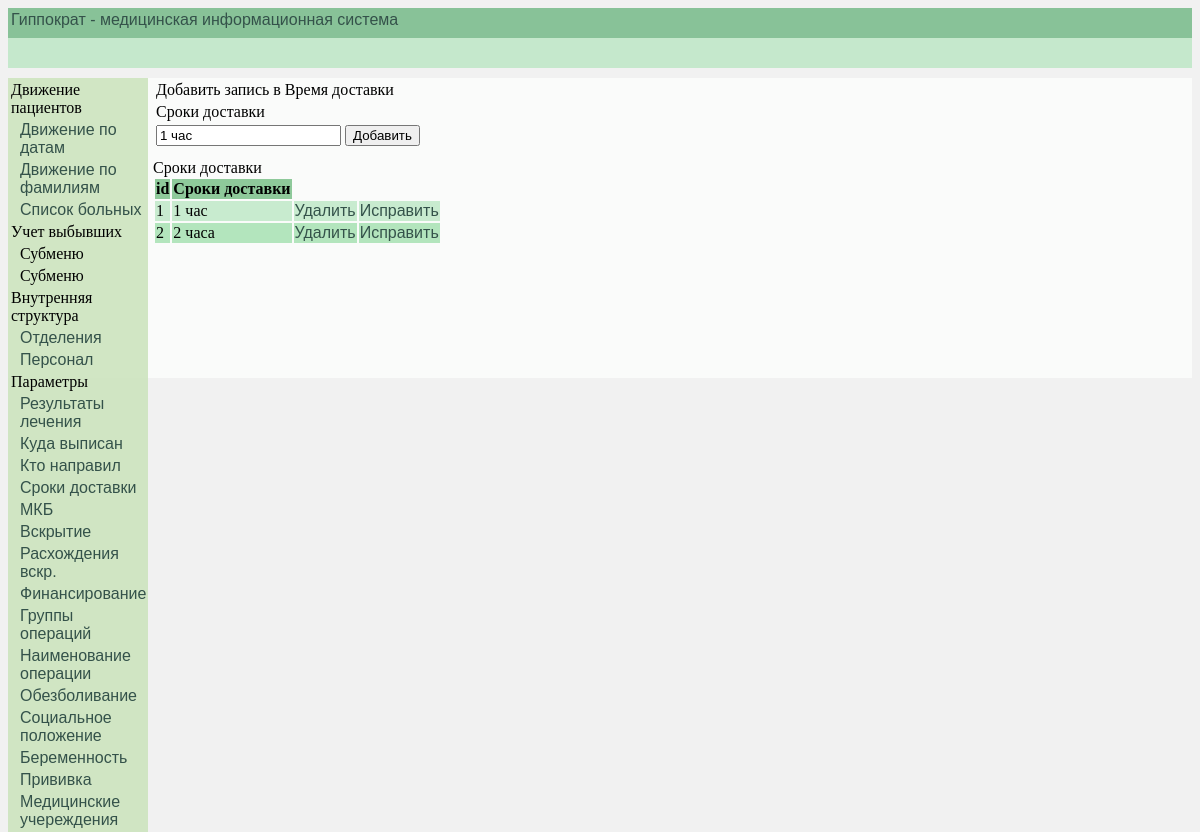
Page /edit_delivery_time/1/ on the committed database.
### InternalStructure/models.py (models this page shows, shortened)
class DeliveryTime(models.Model):
    delivery_time = models.CharField(db_index=True, verbose_name='Сроки доставки', max_length=40)
    class Meta:
        verbose_name_plural = 'Сроки доставки'
        verbose_name = 'Сроки доставки'
        ordering = ['delivery_time']

### InternalStructure/views.py (the view)
# urls.py: path('edit_delivery_time/<int:id_record>/', edit_record, {'model': DeliveryTime,
def edit_record(request, id_record, model, edit_form, template):
    edit_id = model.objects.get(pk=id_record)
    list_of_records = model.objects.all()
    if request.method == 'POST':
        edit_id_form = edit_form(request.POST, instance=edit_id)
        if edit_id_form.is_valid():
            edit_id_form.save()
            rev = template
            return HttpResponseRedirect(reverse(rev),
                                        {'list_of_records': list_of_records})
    else:
        edit_id_form = edit_form(instance=edit_id)
        return render(request, 'Main/' + template + '.html', {'list_of_records': list_of_records,
                                                              'rec_form': edit_id_form})

### InternalStructure/forms.py
class DeliveryTimeForms(forms.ModelForm):
    delivery_time = forms.CharField(max_length=40)
    class Meta:
        model = DeliveryTime
        fields = ('delivery_time',)

### Main/templates/Main/delivery_time.html
{% extends "Main/base.html" %}
{% block content %}
{% include "InternalStructure/delivery_time.html" %}
{% endblock %}

### InternalStructure/templates/InternalStructure/delivery_time.html (shortened to what this page needs)
{% load static %}
<!DOCTYPE html>
<html lang="ru">
<head>
    <link rel="stylesheet" type="text/css" href="{% static 'InternalStructure/css/internal_structure.css' %}" >
</head>
<body>
<div id="add_pat">
    <table id="table_add_pat">
        <tr>
            <td colspan="2">Добавить запись в Время доставки</td>
        </tr>
         <tr>
            <td>Сроки доставки</td>
        </tr>
        <tr>
            <form method="POST">
                <td>{{ rec_form.delivery_time }}</td>
                <td><input type="submit" value="Добавить" ></td>
            </form>
        </tr>
    </table>
</div>
<div>Сроки доставки</div>
<table id="Table_list">
    <tr class="Table_list_pat_head">
        <th>id</th>
        <th>Сроки доставки</th>
    </tr>
        {% for rec in list_of_records %}
            <tr>
                <td>{{ rec.id }}</td>
                <td>{{ rec.delivery_time }}</td>
                <td><a href="{% url 'delete_delivery_time' id_record=rec.id %}">Удалить</a></td>
                <td><a href="{% url 'edit_delivery_time' id_record=rec.id %}">Исправить</a></td>
             </tr>
        {% endfor %}
</table>
</body>
</html>

### Main/static/Main/css/index.css (style rules this page uses)
a { font-family: sans-serif; text-decoration: none; }
a:link { color: #34524a; }
body { background: #ecececb2; }

### InternalStructure/static/InternalStructure/css/internal_structure.css (style rules this page uses)
#Table_list th { background: #50995e5e; }
#Table_list tbody tr:nth-child(odd) { background: #b3e5bd; }
#Table_list tbody tr:nth-child(even) { background: #b3e5bdb2; }
#table_add_pat td { text-align: left; width: 70px; }
#add_pat { margin-bottom: 10px; }

### rows in the picture
DeliveryTime: delivery_time "1 час", id "1"
DeliveryTime: id "2", delivery_time "2 часа"
